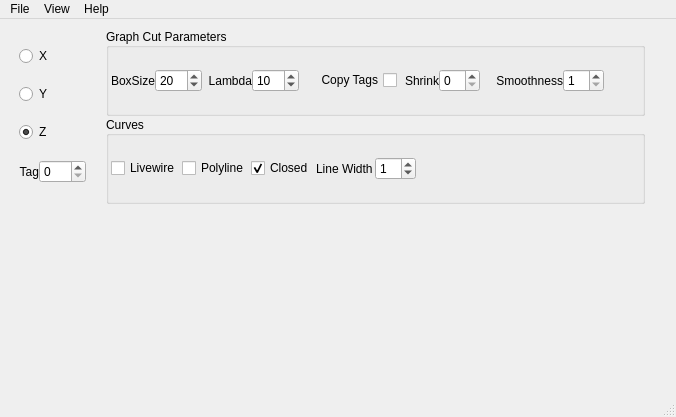
<?xml version="1.0" encoding="UTF-8"?>
<ui version="4.0">
 <class>DrishtiPaint</class>
 <widget class="QMainWindow" name="DrishtiPaint">
  <property name="geometry">
   <rect>
    <x>0</x>
    <y>0</y>
    <width>676</width>
    <height>417</height>
   </rect>
  </property>
  <property name="windowTitle">
   <string>Drishti Paint</string>
  </property>
  <widget class="QWidget" name="centralwidget">
   <layout class="QVBoxLayout">
    <item>
     <layout class="QHBoxLayout">
      <property name="spacing">
       <number>0</number>
      </property>
      <property name="leftMargin">
       <number>10</number>
      </property>
      <item>
       <layout class="QVBoxLayout" name="verticalLayout_3">
        <property name="spacing">
         <number>0</number>
        </property>
        <property name="leftMargin">
         <number>0</number>
        </property>
        <property name="rightMargin">
         <number>0</number>
        </property>
        <item>
         <widget class="QRadioButton" name="butX">
          <property name="text">
           <string>X</string>
          </property>
         </widget>
        </item>
        <item>
         <widget class="QRadioButton" name="butY">
          <property name="text">
           <string>Y</string>
          </property>
         </widget>
        </item>
        <item>
         <widget class="QRadioButton" name="butZ">
          <property name="text">
           <string>Z</string>
          </property>
          <property name="checked">
           <bool>true</bool>
          </property>
         </widget>
        </item>
        <item>
         <layout class="QHBoxLayout">
          <property name="spacing">
           <number>0</number>
          </property>
          <item>
           <widget class="QLabel" name="label">
            <property name="text">
             <string>Tag</string>
            </property>
            <property name="alignment">
             <set>Qt::AlignRight|Qt::AlignTrailing|Qt::AlignVCenter</set>
            </property>
           </widget>
          </item>
          <item>
           <widget class="QSpinBox" name="tag">
            <property name="maximum">
             <number>255</number>
            </property>
           </widget>
          </item>
         </layout>
        </item>
       </layout>
      </item>
      <item>
       <layout class="QVBoxLayout" name="verticalLayout_2">
        <property name="leftMargin">
         <number>20</number>
        </property>
        <property name="rightMargin">
         <number>0</number>
        </property>
        <item>
         <widget class="QGroupBox" name="groupBox">
          <property name="title">
           <string>Graph Cut Parameters</string>
          </property>
          <property name="alignment">
           <set>Qt::AlignLeading|Qt::AlignLeft|Qt::AlignVCenter</set>
          </property>
          <property name="flat">
           <bool>false</bool>
          </property>
          <layout class="QGridLayout" name="gridLayout">
           <property name="leftMargin">
            <number>2</number>
           </property>
           <property name="topMargin">
            <number>2</number>
           </property>
           <property name="rightMargin">
            <number>2</number>
           </property>
           <property name="bottomMargin">
            <number>2</number>
           </property>
           <property name="spacing">
            <number>0</number>
           </property>
           <item row="0" column="10">
            <spacer name="horizontalSpacer_4">
             <property name="orientation">
              <enum>Qt::Horizontal</enum>
             </property>
             <property name="sizeHint" stdset="0">
              <size>
               <width>20</width>
               <height>20</height>
              </size>
             </property>
            </spacer>
           </item>
           <item row="0" column="0">
            <widget class="QLabel" name="label_2">
             <property name="text">
              <string>BoxSize</string>
             </property>
             <property name="alignment">
              <set>Qt::AlignRight|Qt::AlignTrailing|Qt::AlignVCenter</set>
             </property>
            </widget>
           </item>
           <item row="0" column="9">
            <widget class="QSpinBox" name="preverode"/>
           </item>
           <item row="0" column="4">
            <widget class="QSpinBox" name="lambda">
             <property name="minimum">
              <number>1</number>
             </property>
             <property name="maximum">
              <number>100</number>
             </property>
             <property name="value">
              <number>10</number>
             </property>
            </widget>
           </item>
           <item row="0" column="8">
            <widget class="QLabel" name="label_4">
             <property name="text">
              <string>Shrink</string>
             </property>
             <property name="alignment">
              <set>Qt::AlignRight|Qt::AlignTrailing|Qt::AlignVCenter</set>
             </property>
            </widget>
           </item>
           <item row="0" column="1">
            <widget class="QSpinBox" name="boxSize">
             <property name="buttonSymbols">
              <enum>QAbstractSpinBox::UpDownArrows</enum>
             </property>
             <property name="maximum">
              <number>255</number>
             </property>
             <property name="value">
              <number>20</number>
             </property>
            </widget>
           </item>
           <item row="0" column="6">
            <widget class="QCheckBox" name="copyprev">
             <property name="layoutDirection">
              <enum>Qt::RightToLeft</enum>
             </property>
             <property name="text">
              <string>Copy Tags</string>
             </property>
            </widget>
           </item>
           <item row="0" column="3">
            <widget class="QLabel" name="label_3">
             <property name="lineWidth">
              <number>1</number>
             </property>
             <property name="text">
              <string>Lambda</string>
             </property>
             <property name="alignment">
              <set>Qt::AlignRight|Qt::AlignTrailing|Qt::AlignVCenter</set>
             </property>
             <property name="margin">
              <number>0</number>
             </property>
             <property name="indent">
              <number>0</number>
             </property>
            </widget>
           </item>
           <item row="0" column="12">
            <widget class="QSpinBox" name="smooth">
             <property name="minimum">
              <number>1</number>
             </property>
             <property name="maximum">
              <number>10</number>
             </property>
            </widget>
           </item>
           <item row="0" column="2">
            <spacer name="horizontalSpacer">
             <property name="orientation">
              <enum>Qt::Horizontal</enum>
             </property>
             <property name="sizeHint" stdset="0">
              <size>
               <width>10</width>
               <height>20</height>
              </size>
             </property>
            </spacer>
           </item>
           <item row="0" column="7">
            <spacer name="horizontalSpacer_3">
             <property name="orientation">
              <enum>Qt::Horizontal</enum>
             </property>
             <property name="sizeHint" stdset="0">
              <size>
               <width>10</width>
               <height>20</height>
              </size>
             </property>
            </spacer>
           </item>
           <item row="0" column="11">
            <widget class="QLabel" name="label_5">
             <property name="text">
              <string>Smoothness</string>
             </property>
             <property name="alignment">
              <set>Qt::AlignRight|Qt::AlignTrailing|Qt::AlignVCenter</set>
             </property>
            </widget>
           </item>
           <item row="0" column="5">
            <spacer name="horizontalSpacer_2">
             <property name="orientation">
              <enum>Qt::Horizontal</enum>
             </property>
             <property name="sizeHint" stdset="0">
              <size>
               <width>20</width>
               <height>20</height>
              </size>
             </property>
            </spacer>
           </item>
           <item row="0" column="13">
            <spacer name="horizontalSpacer_6">
             <property name="orientation">
              <enum>Qt::Horizontal</enum>
             </property>
             <property name="sizeHint" stdset="0">
              <size>
               <width>40</width>
               <height>20</height>
              </size>
             </property>
            </spacer>
           </item>
          </layout>
         </widget>
        </item>
        <item>
         <widget class="QGroupBox" name="groupBox_2">
          <property name="title">
           <string>Curves</string>
          </property>
          <property name="alignment">
           <set>Qt::AlignLeading|Qt::AlignLeft|Qt::AlignVCenter</set>
          </property>
          <property name="flat">
           <bool>false</bool>
          </property>
          <layout class="QHBoxLayout" name="horizontalLayout_2">
           <property name="spacing">
            <number>2</number>
           </property>
           <property name="leftMargin">
            <number>2</number>
           </property>
           <property name="topMargin">
            <number>2</number>
           </property>
           <property name="rightMargin">
            <number>2</number>
           </property>
           <property name="bottomMargin">
            <number>2</number>
           </property>
           <item>
            <widget class="QCheckBox" name="livewire">
             <property name="text">
              <string>Livewire</string>
             </property>
            </widget>
           </item>
           <item>
            <widget class="QCheckBox" name="curve">
             <property name="text">
              <string>Polyline</string>
             </property>
            </widget>
           </item>
           <item>
            <widget class="QCheckBox" name="closed">
             <property name="text">
              <string>Closed</string>
             </property>
             <property name="checked">
              <bool>true</bool>
             </property>
            </widget>
           </item>
           <item>
            <widget class="QLabel" name="label_6">
             <property name="text">
              <string>Line Width</string>
             </property>
            </widget>
           </item>
           <item>
            <widget class="QSpinBox" name="thickness">
             <property name="value">
              <number>1</number>
             </property>
            </widget>
           </item>
           <item>
            <spacer name="horizontalSpacer_5">
             <property name="orientation">
              <enum>Qt::Horizontal</enum>
             </property>
             <property name="sizeHint" stdset="0">
              <size>
               <width>40</width>
               <height>20</height>
              </size>
             </property>
            </spacer>
           </item>
          </layout>
         </widget>
        </item>
       </layout>
      </item>
      <item>
       <spacer>
        <property name="orientation">
         <enum>Qt::Horizontal</enum>
        </property>
        <property name="sizeHint" stdset="0">
         <size>
          <width>41</width>
          <height>20</height>
         </size>
        </property>
       </spacer>
      </item>
     </layout>
    </item>
    <item>
     <layout class="QHBoxLayout">
      <property name="spacing">
       <number>0</number>
      </property>
      <item>
       <widget class="QWidget" name="sliderFrame" native="true">
        <property name="sizePolicy">
         <sizepolicy hsizetype="Preferred" vsizetype="Preferred">
          <horstretch>0</horstretch>
          <verstretch>0</verstretch>
         </sizepolicy>
        </property>
        <property name="minimumSize">
         <size>
          <width>70</width>
          <height>0</height>
         </size>
        </property>
        <property name="maximumSize">
         <size>
          <width>120</width>
          <height>16777215</height>
         </size>
        </property>
       </widget>
      </item>
      <item>
       <widget class="QWidget" name="imageFrame" native="true"/>
      </item>
     </layout>
    </item>
   </layout>
  </widget>
  <widget class="QMenuBar" name="menubar">
   <property name="geometry">
    <rect>
     <x>0</x>
     <y>0</y>
     <width>676</width>
     <height>21</height>
    </rect>
   </property>
   <widget class="QMenu" name="menuFile">
    <property name="title">
     <string>File</string>
    </property>
    <addaction name="actionLoad"/>
    <addaction name="actionLoad_Curves"/>
    <addaction name="actionExtractTag"/>
    <addaction name="actionSave_Curves"/>
    <addaction name="saveImage"/>
    <addaction name="separator"/>
    <addaction name="actionExit"/>
    <addaction name="separator"/>
   </widget>
   <widget class="QMenu" name="menuView">
    <property name="title">
     <string>View</string>
    </property>
   </widget>
   <widget class="QMenu" name="menuHelp">
    <property name="title">
     <string>Help</string>
    </property>
    <addaction name="actionHelp"/>
   </widget>
   <addaction name="menuFile"/>
   <addaction name="menuView"/>
   <addaction name="menuHelp"/>
  </widget>
  <widget class="QStatusBar" name="statusbar"/>
  <action name="actionLoad">
   <property name="text">
    <string>Load</string>
   </property>
   <property name="shortcut">
    <string>Ctrl+F</string>
   </property>
  </action>
  <action name="actionExit">
   <property name="text">
    <string>Exit</string>
   </property>
  </action>
  <action name="actionSave">
   <property name="text">
    <string>Save Project (S)</string>
   </property>
   <property name="shortcut">
    <string>Ctrl+S</string>
   </property>
  </action>
  <action name="saveImage">
   <property name="text">
    <string>Save Image (Alt+S)</string>
   </property>
  </action>
  <action name="actionHelp">
   <property name="text">
    <string>Help</string>
   </property>
  </action>
  <action name="actionExtractTag">
   <property name="text">
    <string>Extract Tagged Region</string>
   </property>
  </action>
  <action name="actionSave_Curves">
   <property name="text">
    <string>Save Curves</string>
   </property>
  </action>
  <action name="actionLoad_Curves">
   <property name="text">
    <string>Load Curves</string>
   </property>
  </action>
 </widget>
 <resources/>
 <connections/>
</ui>
